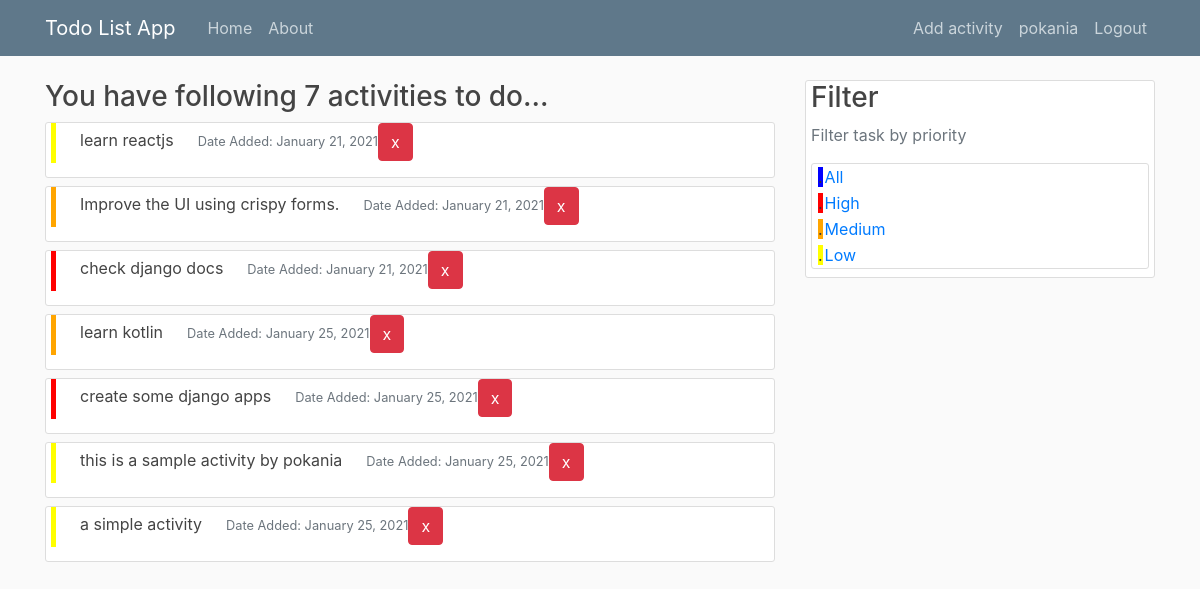
The app's page / (signed in) with its own data.
### todo/models.py (models this page shows, shortened)
class Todo(models.Model):
    activity = models.CharField(max_length=500, help_text="Enter the activity to do.")
    created_by = models.ForeignKey(User, on_delete=models.CASCADE)
    date_created = models.DateTimeField(default=timezone.now)
    priority_status = (
        ('h', 'High'),
        ('m', 'Medium'),
        ('l', 'Low')
    )
    priority = models.CharField(max_length=1,
                                choices=priority_status,
                                blank=False,
                                default='m',
                                help_text="Priority Status"
                                )

### todo/views.py (the view)
# urls.py: 2. Add a URL to urlpatterns:  path('', views.home, name='home')
@login_required
def home(request):
    user = request.user
    activities = Todo.objects.filter(created_by=user)
    context = {
        'activities' : activities
    }
    return render(request, 'todo/home.html', context=context)

### todo/templates/todo/home.html
{% extends 'todo/base.html' %}
{% block content %}
    <h3>You have following {{ activities.count }} activities to do...</h3>
    {% for activity in activities %}
        <article class="media content-section mb-2">
            <span class="mr-4" style="width: 5px; height: 40px; background-color:{% if activity.priority == 'h' %}red{% elif activity.priority == 'm' %}orange{% else %}yellow{% endif %};"></span>
            <div class="article-title media-right">
                <p>{{ activity.activity }}<span><small class="text-muted ml-4">Date Added: {{ activity.date_created | date:"F d, Y" }}</small></span><a href="{% url 'todo-delete' activity.id %}" role="button" class="btn btn-danger">x</a></p>
            </div>
        </article>
    {% endfor %}
{% endblock content %}

### todo/templates/todo/base.html (shortened to what this page needs)
{% load static %}
<!DOCTYPE html>
<html>
    <head>
        <link rel="stylesheet" href="https://maxcdn.bootstrapcdn.com/bootstrap/4.0.0/css/bootstrap.min.css">
        <link rel="stylesheet" type="text/css" href="{% static 'todo/main.css' %}">
    </head>
    <body>
        <header class="site-header">
            <nav class="navbar navbar-expand-md navbar-dark bg-steel fixed-top">
                <div class="container">
                    <a class="navbar-brand mr-4" href="#">Todo List App</a>
                    <div class="collapse navbar-collapse" id="navbarToggle">
                        <div class="navbar-nav mr-auto">
                            <a class="nav-item nav-link" href="{% url 'todo-home' %}">Home</a>
                            <a class="nav-item nav-link" href="{% url 'about' %}">About</a>
                        </div>
                    </div>
                    <div class="navbar-nav">
                        {% if user.is_authenticated %}
                            <a class="nav-item nav-link" href="{% url 'todo-create' %}">Add activity</a>
                            <a class="nav-item nav-link" href="{% url 'profile' %}">{{ user.username }}</a>
                            <a class="nav-item nav-link" href="{% url 'logout' %}">Logout</a>
                        {% else %}
                            <a class="nav-item nav-link" href="{% url 'login' %}">Login</a>
                            <a class="nav-item nav-link" href="{% url 'register' %}">Register</a>
                        {% endif %}
                    </div>
                </div>
            </nav>
        </header>
        <main role="main" class="container">
          <div class="row">
            <div class="col-md-8">
              {% block content %}{% endblock %}
            </div>
              {% if user.is_authenticated %}
                <div class="col-md-4">
                  <div class="content-section">
                    <h3>Filter</h3>
                      <p class='text-muted'>Filter task by priority</p>
                      <table class="media content-section mb-2">
                          <tr><td><span style="width: 8px; height: 10px; background-color: blue">.</span></td><td><a role="button" href="{% url 'todo-home' %}">All</a></td></tr>
                          <tr><td><span style="width: 8px; height: 10px; background-color: red">.</span></td><td><a role="button" href="{% url 'todo-home-high' %}">High</a></td></tr>
                          <tr><td><span style="width: 8px; height: 10px; background-color: orange">.</span></td><td><a role="button" href="{% url 'todo-home-medium' %}">Medium</a></td></tr>
                          <tr><td><span style="width: 8px; height: 10px; background-color: yellow">.</span></td><td><a role="button" href="{% url 'todo-home-low' %}">Low</a></td></tr>
                      </table>
                  </div>
                </div>
              {% endif %}
          </div>
        </main>
    </body>
</html>

### todo/static/todo/main.css (style rules this page uses)
body { background: #fafafa; color: #333333; margin-top: 5rem; }
h1, h2, h3, h4, h5, h6 { color: #444444; }
.bg-steel { background-color: #5f788a; }
.site-header .navbar-nav .nav-link { color: #cbd5db; }
.content-section { background: #ffffff; padding: 0px 5px; border: 1px solid #dddddd; border-radius: 3px; }
.article-title { color: #444444; }

### records on screen
Todo: activity "learn reactjs", date_created "January 21, 2021"
Todo: activity "Improve the UI using crispy forms.", date_created "January 21, 2021"
Todo: activity "check django docs", date_created "January 21, 2021"
Todo: activity "learn kotlin", date_created "January 25, 2021"
Todo: activity "create some django apps", date_created "January 25, 2021"
Todo: activity "this is a sample activity by pokania", date_created "January 25, 2021"
Todo: activity "a simple activity", date_created "January 25, 2021"

### other values on screen
{{ user.username }} "pokania"
{{ activities.count }} "7"
